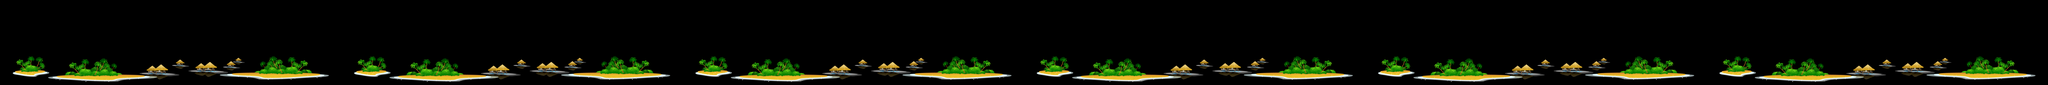

A 2D game scene composited from a Tiled map and its tileset images. What follows is a short description and the map's XML, with each tile layer's data collapsed to a summary:
An orthogonal 24x1 tile map with 512x512 px tiles, 1 tile layer (Tile Layer 1).

<map version="1.0" orientation="orthogonal" width="24" height="1" tilewidth="512" tileheight="512">
 <tileset firstgid="1" name="world2-small_islands" tilewidth="512" tileheight="512">
  <image source="world2-small_islands.png" width="1024" height="1024" />
 </tileset>
 <layer name="Tile Layer 1" width="24" height="1">
  <data>[24 cells, 24 non-empty, 4 distinct tile ids]</data>
 </layer>
</map>
